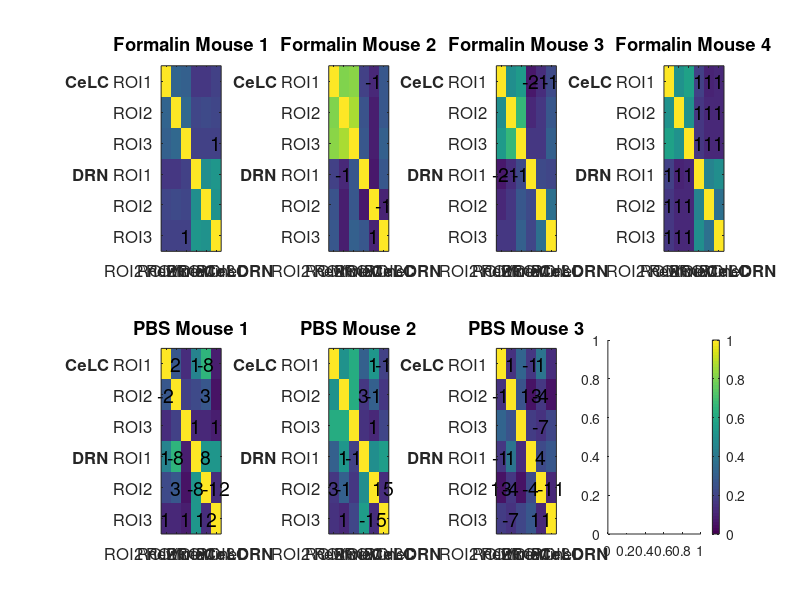

Source code (MATLAB): (Note: this script raises an error after producing the figure.)
% close all
clearvars

load('crosscor')
nROI = 6;
% ROI_list = {'CeLC\newlineROI1', 'CeLC\newlineROI2', 'CeLC\newlineROI3',...
%     'DRN\newlineROI1', 'DRN\newlineROI2', 'DRN\newlineROI3'};
ROI_list_y = {'{\bf{CeLC}} ROI1', 'ROI2', 'ROI3',...
    '{\bf{DRN}} ROI1', 'ROI2', 'ROI3'};
ROI_list_x = {'ROI1', 'ROI2\newline\bf{CeLC}', 'ROI3',...
    'ROI1', 'ROI2\newline\bf{DRN}', 'ROI3'};
mouse_list = {'Formalin Mouse 1', 'Formalin Mouse 2',...
    'Formalin Mouse 3', 'Formalin Mouse 4', ...
    'PBS Mouse 1', 'PBS Mouse 2', 'PBS Mouse 3'};

f1 = figure( 'Units', 'normalized', 'Position', [0.1 0.25 1 0.6] );

for i = 1:7
    subplot(2,4,i)
    curlag = lagmat(:,:,i);
    currho = rhomat(:,:,i);
    imagesc(abs(currho), [0 1])
    
    set(gca, 'xtick', 1:nROI);
    set(gca, 'xticklabel', ROI_list_x);
    set(gca, 'ytick', 1:nROI);
    set(gca, 'yticklabel', ROI_list_y);
    title(mouse_list{i})
    set(gca, 'FontSize', 12)
    
    [x, y] = meshgrid(1:nROI, 1:nROI);
    textStrings = {};
    for ti = 1:numel(curlag)
        curstr = num2str(curlag(ti));
        if curstr == '0'
            curstr = '';
        end
        textStrings{ti} = curstr;
    end
    
    hStrings = text(x(:), y(:), textStrings(:),...
        'HorizontalAlignment', 'center', 'FontSize', 14);
    
end

subplot(2,4,8)
cb = colorbar;
cb.Position = [0.8251    0.1093    0.0139    0.3426];
axis off
set(gca, 'FontSize', 12)
title('| \rho |')